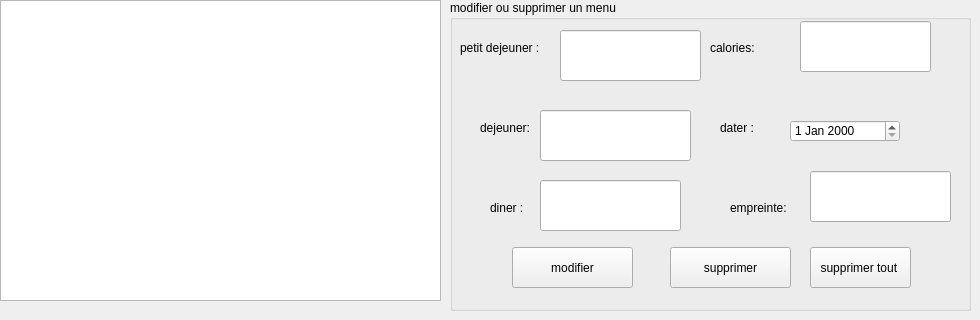
      <widget class="QWidget" name="tab_14">
       <attribute name="title">
        <string>afficher le menu</string>
       </attribute>
       <widget class="QTableView" name="tabnutrition">
        <property name="geometry">
         <rect>
          <x>0</x>
          <y>0</y>
          <width>441</width>
          <height>301</height>
         </rect>
        </property>
       </widget>
       <widget class="QGroupBox" name="groupBox_4">
        <property name="geometry">
         <rect>
          <x>450</x>
          <y>0</y>
          <width>521</width>
          <height>311</height>
         </rect>
        </property>
        <property name="title">
         <string>modifier ou supprimer un menu</string>
        </property>
        <widget class="QLabel" name="label_23">
         <property name="geometry">
          <rect>
           <x>10</x>
           <y>40</y>
           <width>101</width>
           <height>16</height>
          </rect>
         </property>
         <property name="text">
          <string>petit dejeuner :</string>
         </property>
        </widget>
        <widget class="QLabel" name="label_24">
         <property name="geometry">
          <rect>
           <x>260</x>
           <y>40</y>
           <width>55</width>
           <height>16</height>
          </rect>
         </property>
         <property name="text">
          <string>calories:</string>
         </property>
        </widget>
        <widget class="QLabel" name="label_25">
         <property name="geometry">
          <rect>
           <x>30</x>
           <y>120</y>
           <width>55</width>
           <height>16</height>
          </rect>
         </property>
         <property name="text">
          <string>dejeuner:</string>
         </property>
        </widget>
        <widget class="QLabel" name="label_26">
         <property name="geometry">
          <rect>
           <x>270</x>
           <y>120</y>
           <width>55</width>
           <height>16</height>
          </rect>
         </property>
         <property name="text">
          <string>dater :</string>
         </property>
        </widget>
        <widget class="QLabel" name="label_27">
         <property name="geometry">
          <rect>
           <x>40</x>
           <y>200</y>
           <width>55</width>
           <height>16</height>
          </rect>
         </property>
         <property name="text">
          <string>diner :</string>
         </property>
        </widget>
        <widget class="QLabel" name="label_28">
         <property name="geometry">
          <rect>
           <x>280</x>
           <y>200</y>
           <width>61</width>
           <height>16</height>
          </rect>
         </property>
         <property name="text">
          <string>empreinte:</string>
         </property>
        </widget>
        <widget class="QLineEdit" name="pttdejm">
         <property name="geometry">
          <rect>
           <x>110</x>
           <y>30</y>
           <width>141</width>
           <height>51</height>
          </rect>
         </property>
        </widget>
        <widget class="QLineEdit" name="dejm">
         <property name="geometry">
          <rect>
           <x>90</x>
           <y>110</y>
           <width>151</width>
           <height>51</height>
          </rect>
         </property>
        </widget>
        <widget class="QLineEdit" name="dinerm">
         <property name="geometry">
          <rect>
           <x>90</x>
           <y>180</y>
           <width>141</width>
           <height>51</height>
          </rect>
         </property>
        </widget>
        <widget class="QLineEdit" name="caloriesm">
         <property name="geometry">
          <rect>
           <x>350</x>
           <y>21</y>
           <width>131</width>
           <height>51</height>
          </rect>
         </property>
        </widget>
        <widget class="QLineEdit" name="empm">
         <property name="geometry">
          <rect>
           <x>360</x>
           <y>171</y>
           <width>141</width>
           <height>51</height>
          </rect>
         </property>
        </widget>
        <widget class="QPushButton" name="modifiern">
         <property name="geometry">
          <rect>
           <x>62</x>
           <y>247</y>
           <width>121</width>
           <height>41</height>
          </rect>
         </property>
         <property name="text">
          <string>modifier</string>
         </property>
        </widget>
        <widget class="QPushButton" name="supprimern">
         <property name="geometry">
          <rect>
           <x>220</x>
           <y>247</y>
           <width>121</width>
           <height>41</height>
          </rect>
         </property>
         <property name="text">
          <string>supprimer</string>
         </property>
        </widget>
        <widget class="QDateEdit" name="daterm">
         <property name="geometry">
          <rect>
           <x>340</x>
           <y>120</y>
           <width>110</width>
           <height>22</height>
          </rect>
         </property>
        </widget>
        <widget class="QPushButton" name="tout_supp">
         <property name="geometry">
          <rect>
           <x>360</x>
           <y>247</y>
           <width>101</width>
           <height>41</height>
          </rect>
         </property>
         <property name="text">
          <string>supprimer tout </string>
         </property>
        </widget>
       </widget>
      </widget>
